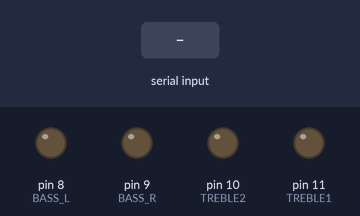
A sketch run on a simulated Arduino Uno, built with avr-gcc and run on an emulated ATmega328P. On the bench: output pins drawn as LEDs (lit = HIGH). The inputs (shaded band) are chosen by the test bench.

Above: at 1.2 s.
1.3 s: "on\n" received over Serial
At 2.5 s:
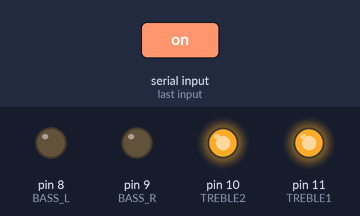
2.8 s: "bass off\n" received over Serial
At 3.4 s:
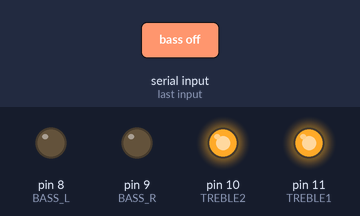
4.3 s: "bass,45\n" received over Serial
At 5.1 s:
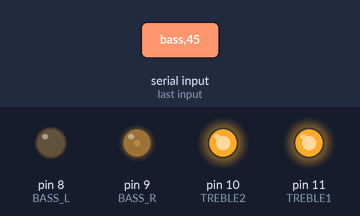
5.8 s: "off\n" received over Serial
At 6.1 s:
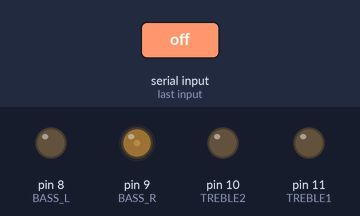
7.3 s: "bass off\n" received over Serial
At 8.0 s:
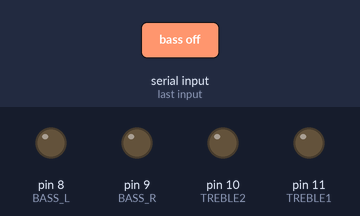
Timing chart, 0 to 9.8 s (numbered marks = the images above; inputs shaded):
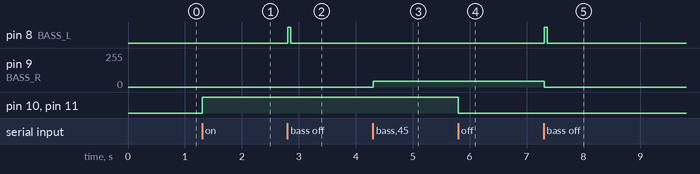

Measured:
- after the input at 1.3 s, pin 10 (TREBLE2), pin 11 (TREBLE1): LOW → HIGH at once
- after the input at 2.8 s, pin 8 (BASS_L): LOW → HIGH at once, → LOW 0.05 s later
- after the input at 4.3 s, pin 9 (BASS_R): 0/255 → 45/255 at once
- after the input at 5.8 s, pin 10 (TREBLE2), pin 11 (TREBLE1): HIGH → LOW at once
- after the input at 7.3 s, pin 8 (BASS_L): LOW → HIGH at once, → LOW 0.05 s later; pin 9 (BASS_R): 45/255 → 0/255 at once

The sketch:

Ardu.ino
```cpp
#define TREBLE1 11
#define TREBLE2 10
#define BASS_R 9
#define BASS_L 8

void bassOn(int intensity){
  analogWrite(BASS_R, intensity);
  digitalWrite(BASS_L, LOW);
}

void bassBreak(){
  digitalWrite(BASS_R,LOW);
  digitalWrite(BASS_L, HIGH);
  delay(50);
  digitalWrite(BASS_L,LOW);
}

void setup() {
  Serial.begin(9600);
  pinMode(TREBLE1, OUTPUT);
  pinMode(TREBLE2, OUTPUT);
  pinMode(BASS_R, OUTPUT);
  pinMode(BASS_L, OUTPUT);
  digitalWrite(TREBLE1, LOW);
  digitalWrite(TREBLE2, LOW);
  digitalWrite(BASS_R, LOW);
  digitalWrite(BASS_L, LOW);
  digitalWrite(1,LOW);
  //testaBaixo();

}

void loop() {
  if (Serial.available() > 0) {
    String command = Serial.readStringUntil('\n');
    command.trim();

    //Serial.println(command);
    if(command.startsWith("on")) {
      digitalWrite(TREBLE1, HIGH);
      digitalWrite(TREBLE2, HIGH);
      }
    else if(command.startsWith("off")) {
      digitalWrite(TREBLE1, LOW);
      digitalWrite(TREBLE2, LOW);
      }
    else if(command=="bass off") bassBreak();
    else if(command.startsWith("bass")) bassOn(command.substring(5).toInt());
  }
}
```
